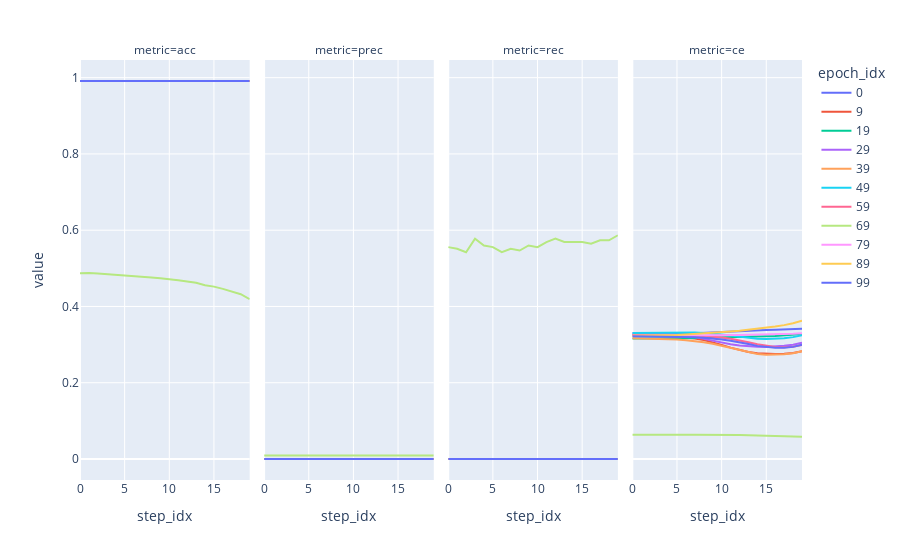

This figure's notebook cell:
### Markdown cell above
# X_Gt

### Code cell
import plotly.express as px

fig = px.line(df_X_Gt_a, x="step_idx", y="value", color='epoch_idx', facet_col='metric')
fig.show()

### Figure 1 — Plotly figure (JSON) as saved in the notebook; plotly's stock layout.template omitted (floating-point values rounded to 4 significant figures)
{"data": [{"hovertemplate": "epoch_idx=0<br>metric=acc<br>step_idx=%{x}<br>value=%{y}<extra></extra>", "legendgroup": "0", "line": {"color": "#636efa", "dash": "solid"}, "marker": {"symbol": "circle"}, "mode": "lines", "name": "0", "orientation": "v", "showlegend": true, "type": "scatter", "x": [0, 1, 2, 3, 4, 5, 6, 7, 8, 9, 10, 11, 12, 13, 14, 15, 16, 17, 18, 19], "xaxis": "x", "y": [0.9912, 0.9912, 0.9912, 0.9912, 0.9912, 0.9912, 0.9912, 0.9912, 0.9912, 0.9912, 0.9912, 0.9912, 0.9912, 0.9912, 0.9912, 0.9912, 0.9912, 0.9912, 0.9912, 0.9912], "yaxis": "y"}, {"hovertemplate": "epoch_idx=0<br>metric=prec<br>step_idx=%{x}<br>value=%{y}<extra></extra>", "legendgroup": "0", "line": {"color": "#636efa", "dash": "solid"}, "marker": {"symbol": "circle"}, "mode": "lines", "name": "0", "orientation": "v", "showlegend": false, "type": "scatter", "x": [0, 1, 2, 3, 4, 5, 6, 7, 8, 9, 10, 11, 12, 13, 14, 15, 16, 17, 18, 19], "xaxis": "x2", "y": [0, 0, 0, 0, 0, 0, 0, 0, 0, 0, 0, 0, 0, 0, 0, 0, 0, 0, 0, 0], "yaxis": "y2"}, {"hovertemplate": "epoch_idx=0<br>metric=rec<br>step_idx=%{x}<br>value=%{y}<extra></extra>", "legendgroup": "0", "line": {"color": "#636efa", "dash": "solid"}, "marker": {"symbol": "circle"}, "mode": "lines", "name": "0", "orientation": "v", "showlegend": false, "type": "scatter", "x": [0, 1, 2, 3, 4, 5, 6, 7, 8, 9, 10, 11, 12, 13, 14, 15, 16, 17, 18, 19], "xaxis": "x3", "y": [0, 0, 0, 0, 0, 0, 0, 0, 0, 0, 0, 0, 0, 0, 0, 0, 0, 0, 0, 0], "yaxis": "y3"}, {"hovertemplate": "epoch_idx=0<br>metric=ce<br>step_idx=%{x}<br>value=%{y}<extra></extra>", "legendgroup": "0", "line": {"color": "#636efa", "dash": "solid"}, "marker": {"symbol": "circle"}, "mode": "lines", "name": "0", "orientation": "v", "showlegend": false, "type": "scatter", "x": [0, 1, 2, 3, 4, 5, 6, 7, 8, 9, 10, 11, 12, 13, 14, 15, 16, 17, 18, 19], "xaxis": "x4", "y": [0.3262, 0.3264, 0.3268, 0.3272, 0.3278, 0.3284, 0.3291, 0.3299, 0.3307, 0.3315, 0.3325, 0.3335, 0.3346, 0.3357, 0.3369, 0.338, 0.339, 0.3399, 0.3406, 0.3414], "yaxis": "y4"}, {"hovertemplate": "epoch_idx=9<br>metric=acc<br>step_idx=%{x}<br>value=%{y}<extra></extra>", "legendgroup": "9", "line": {"color": "#EF553B", "dash": "solid"}, "marker": {"symbol": "circle"}, "mode": "lines", "name": "9", "orientation": "v", "showlegend": true, "type": "scatter", "x": [0, 1, 2, 3, 4, 5, 6, 7, 8, 9, 10, 11, 12, 13, 14, 15, 16, 17, 18, 19], "xaxis": "x", "y": [0.9912, 0.9912, 0.9912, 0.9912, 0.9912, 0.9912, 0.9912, 0.9912, 0.9912, 0.9912, 0.9912, 0.9912, 0.9912, 0.9912, 0.9912, 0.9912, 0.9912, 0.9912, 0.9912, 0.9912], "yaxis": "y"}, {"hovertemplate": "epoch_idx=9<br>metric=prec<br>step_idx=%{x}<br>value=%{y}<extra></extra>", "legendgroup": "9", "line": {"color": "#EF553B", "dash": "solid"}, "marker": {"symbol": "circle"}, "mode": "lines", "name": "9", "orientation": "v", "showlegend": false, "type": "scatter", "x": [0, 1, 2, 3, 4, 5, 6, 7, 8, 9, 10, 11, 12, 13, 14, 15, 16, 17, 18, 19], "xaxis": "x2", "y": [0, 0, 0, 0, 0, 0, 0, 0, 0, 0, 0, 0, 0, 0, 0, 0, 0, 0, 0, 0], "yaxis": "y2"}, {"hovertemplate": "epoch_idx=9<br>metric=rec<br>step_idx=%{x}<br>value=%{y}<extra></extra>", "legendgroup": "9", "line": {"color": "#EF553B", "dash": "solid"}, "marker": {"symbol": "circle"}, "mode": "lines", "name": "9", "orientation": "v", "showlegend": false, "type": "scatter", "x": [0, 1, 2, 3, 4, 5, 6, 7, 8, 9, 10, 11, 12, 13, 14, 15, 16, 17, 18, 19], "xaxis": "x3", "y": [0, 0, 0, 0, 0, 0, 0, 0, 0, 0, 0, 0, 0, 0, 0, 0, 0, 0, 0, 0], "yaxis": "y3"}, {"hovertemplate": "epoch_idx=9<br>metric=ce<br>step_idx=%{x}<br>value=%{y}<extra></extra>", "legendgroup": "9", "line": {"color": "#EF553B", "dash": "solid"}, "marker": {"symbol": "circle"}, "mode": "lines", "name": "9", "orientation": "v", "showlegend": false, "type": "scatter", "x": [0, 1, 2, 3, 4, 5, 6, 7, 8, 9, 10, 11, 12, 13, 14, 15, 16, 17, 18, 19], "xaxis": "x4", "y": [0.3236, 0.3234, 0.3231, 0.3226, 0.3218, 0.3207, 0.3188, 0.3162, 0.3123, 0.3065, 0.2993, 0.292, 0.2857, 0.2808, 0.2776, 0.2759, 0.2755, 0.2762, 0.2782, 0.2823], "yaxis": "y4"}, {"hovertemplate": "epoch_idx=19<br>metric=acc<br>step_idx=%{x}<br>value=%{y}<extra></extra>", "legendgroup": "19", "line": {"color": "#00cc96", "dash": "solid"}, "marker": {"symbol": "circle"}, "mode": "lines", "name": "19", "orientation": "v", "showlegend": true, "type": "scatter", "x": [0, 1, 2, 3, 4, 5, 6, 7, 8, 9, 10, 11, 12, 13, 14, 15, 16, 17, 18, 19], "xaxis": "x", "y": [0.9912, 0.9912, 0.9912, 0.9912, 0.9912, 0.9912, 0.9912, 0.9912, 0.9912, 0.9912, 0.9912, 0.9912, 0.9912, 0.9912, 0.9912, 0.9912, 0.9912, 0.9912, 0.9912, 0.9912], "yaxis": "y"}, {"hovertemplate": "epoch_idx=19<br>metric=prec<br>step_idx=%{x}<br>value=%{y}<extra></extra>", "legendgroup": "19", "line": {"color": "#00cc96", "dash": "solid"}, "marker": {"symbol": "circle"}, "mode": "lines", "name": "19", "orientation": "v", "showlegend": false, "type": "scatter", "x": [0, 1, 2, 3, 4, 5, 6, 7, 8, 9, 10, 11, 12, 13, 14, 15, 16, 17, 18, 19], "xaxis": "x2", "y": [0, 0, 0, 0, 0, 0, 0, 0, 0, 0, 0, 0, 0, 0, 0, 0, 0, 0, 0, 0], "yaxis": "y2"}, {"hovertemplate": "epoch_idx=19<br>metric=rec<br>step_idx=%{x}<br>value=%{y}<extra></extra>", "legendgroup": "19", "line": {"color": "#00cc96", "dash": "solid"}, "marker": {"symbol": "circle"}, "mode": "lines", "name": "19", "orientation": "v", "showlegend": false, "type": "scatter", "x": [0, 1, 2, 3, 4, 5, 6, 7, 8, 9, 10, 11, 12, 13, 14, 15, 16, 17, 18, 19], "xaxis": "x3", "y": [0, 0, 0, 0, 0, 0, 0, 0, 0, 0, 0, 0, 0, 0, 0, 0, 0, 0, 0, 0], "yaxis": "y3"}, {"hovertemplate": "epoch_idx=19<br>metric=ce<br>step_idx=%{x}<br>value=%{y}<extra></extra>", "legendgroup": "19", "line": {"color": "#00cc96", "dash": "solid"}, "marker": {"symbol": "circle"}, "mode": "lines", "name": "19", "orientation": "v", "showlegend": false, "type": "scatter", "x": [0, 1, 2, 3, 4, 5, 6, 7, 8, 9, 10, 11, 12, 13, 14, 15, 16, 17, 18, 19], "xaxis": "x4", "y": [0.3158, 0.3157, 0.3157, 0.3158, 0.316, 0.3163, 0.3166, 0.317, 0.3174, 0.3178, 0.3184, 0.3189, 0.3195, 0.3201, 0.3208, 0.3216, 0.3226, 0.3237, 0.3252, 0.3275], "yaxis": "y4"}, {"hovertemplate": "epoch_idx=29<br>metric=acc<br>step_idx=%{x}<br>value=%{y}<extra></extra>", "legendgroup": "29", "line": {"color": "#ab63fa", "dash": "solid"}, "marker": {"symbol": "circle"}, "mode": "lines", "name": "29", "orientation": "v", "showlegend": true, "type": "scatter", "x": [0, 1, 2, 3, 4, 5, 6, 7, 8, 9, 10, 11, 12, 13, 14, 15, 16, 17, 18, 19], "xaxis": "x", "y": [0.9912, 0.9912, 0.9912, 0.9912, 0.9912, 0.9912, 0.9912, 0.9912, 0.9912, 0.9912, 0.9912, 0.9912, 0.9912, 0.9912, 0.9912, 0.9912, 0.9912, 0.9912, 0.9912, 0.9912], "yaxis": "y"}, {"hovertemplate": "epoch_idx=29<br>metric=prec<br>step_idx=%{x}<br>value=%{y}<extra></extra>", "legendgroup": "29", "line": {"color": "#ab63fa", "dash": "solid"}, "marker": {"symbol": "circle"}, "mode": "lines", "name": "29", "orientation": "v", "showlegend": false, "type": "scatter", "x": [0, 1, 2, 3, 4, 5, 6, 7, 8, 9, 10, 11, 12, 13, 14, 15, 16, 17, 18, 19], "xaxis": "x2", "y": [0, 0, 0, 0, 0, 0, 0, 0, 0, 0, 0, 0, 0, 0, 0, 0, 0, 0, 0, 0], "yaxis": "y2"}, {"hovertemplate": "epoch_idx=29<br>metric=rec<br>step_idx=%{x}<br>value=%{y}<extra></extra>", "legendgroup": "29", "line": {"color": "#ab63fa", "dash": "solid"}, "marker": {"symbol": "circle"}, "mode": "lines", "name": "29", "orientation": "v", "showlegend": false, "type": "scatter", "x": [0, 1, 2, 3, 4, 5, 6, 7, 8, 9, 10, 11, 12, 13, 14, 15, 16, 17, 18, 19], "xaxis": "x3", "y": [0, 0, 0, 0, 0, 0, 0, 0, 0, 0, 0, 0, 0, 0, 0, 0, 0, 0, 0, 0], "yaxis": "y3"}, {"hovertemplate": "epoch_idx=29<br>metric=ce<br>step_idx=%{x}<br>value=%{y}<extra></extra>", "legendgroup": "29", "line": {"color": "#ab63fa", "dash": "solid"}, "marker": {"symbol": "circle"}, "mode": "lines", "name": "29", "orientation": "v", "showlegend": false, "type": "scatter", "x": [0, 1, 2, 3, 4, 5, 6, 7, 8, 9, 10, 11, 12, 13, 14, 15, 16, 17, 18, 19], "xaxis": "x4", "y": [0.3305, 0.3303, 0.33, 0.3293, 0.3281, 0.3263, 0.3234, 0.3196, 0.315, 0.31, 0.3052, 0.3012, 0.2977, 0.2953, 0.2941, 0.294, 0.2949, 0.2967, 0.2997, 0.3047], "yaxis": "y4"}, {"hovertemplate": "epoch_idx=39<br>metric=acc<br>step_idx=%{x}<br>value=%{y}<extra></extra>", "legendgroup": "39", "line": {"color": "#FFA15A", "dash": "solid"}, "marker": {"symbol": "circle"}, "mode": "lines", "name": "39", "orientation": "v", "showlegend": true, "type": "scatter", "x": [0, 1, 2, 3, 4, 5, 6, 7, 8, 9, 10, 11, 12, 13, 14, 15, 16, 17, 18, 19], "xaxis": "x", "y": [0.9912, 0.9912, 0.9912, 0.9912, 0.9912, 0.9912, 0.9912, 0.9912, 0.9912, 0.9912, 0.9912, 0.9912, 0.9912, 0.9912, 0.9912, 0.9912, 0.9912, 0.9912, 0.9912, 0.9912], "yaxis": "y"}, {"hovertemplate": "epoch_idx=39<br>metric=prec<br>step_idx=%{x}<br>value=%{y}<extra></extra>", "legendgroup": "39", "line": {"color": "#FFA15A", "dash": "solid"}, "marker": {"symbol": "circle"}, "mode": "lines", "name": "39", "orientation": "v", "showlegend": false, "type": "scatter", "x": [0, 1, 2, 3, 4, 5, 6, 7, 8, 9, 10, 11, 12, 13, 14, 15, 16, 17, 18, 19], "xaxis": "x2", "y": [0, 0, 0, 0, 0, 0, 0, 0, 0, 0, 0, 0, 0, 0, 0, 0, 0, 0, 0, 0], "yaxis": "y2"}, {"hovertemplate": "epoch_idx=39<br>metric=rec<br>step_idx=%{x}<br>value=%{y}<extra></extra>", "legendgroup": "39", "line": {"color": "#FFA15A", "dash": "solid"}, "marker": {"symbol": "circle"}, "mode": "lines", "name": "39", "orientation": "v", "showlegend": false, "type": "scatter", "x": [0, 1, 2, 3, 4, 5, 6, 7, 8, 9, 10, 11, 12, 13, 14, 15, 16, 17, 18, 19], "xaxis": "x3", "y": [0, 0, 0, 0, 0, 0, 0, 0, 0, 0, 0, 0, 0, 0, 0, 0, 0, 0, 0, 0], "yaxis": "y3"}, {"hovertemplate": "epoch_idx=39<br>metric=ce<br>step_idx=%{x}<br>value=%{y}<extra></extra>", "legendgroup": "39", "line": {"color": "#FFA15A", "dash": "solid"}, "marker": {"symbol": "circle"}, "mode": "lines", "name": "39", "orientation": "v", "showlegend": false, "type": "scatter", "x": [0, 1, 2, 3, 4, 5, 6, 7, 8, 9, 10, 11, 12, 13, 14, 15, 16, 17, 18, 19], "xaxis": "x4", "y": [0.3164, 0.3161, 0.3156, 0.315, 0.3142, 0.3132, 0.3115, 0.3093, 0.3063, 0.3024, 0.2969, 0.2907, 0.2847, 0.2795, 0.2756, 0.2736, 0.2734, 0.2746, 0.2774, 0.2824], "yaxis": "y4"}, {"hovertemplate": "epoch_idx=49<br>metric=acc<br>step_idx=%{x}<br>value=%{y}<extra></extra>", "legendgroup": "49", "line": {"color": "#19d3f3", "dash": "solid"}, "marker": {"symbol": "circle"}, "mode": "lines", "name": "49", "orientation": "v", "showlegend": true, "type": "scatter", "x": [0, 1, 2, 3, 4, 5, 6, 7, 8, 9, 10, 11, 12, 13, 14, 15, 16, 17, 18, 19], "xaxis": "x", "y": [0.9912, 0.9912, 0.9912, 0.9912, 0.9912, 0.9912, 0.9912, 0.9912, 0.9912, 0.9912, 0.9912, 0.9912, 0.9912, 0.9912, 0.9912, 0.9912, 0.9912, 0.9912, 0.9912, 0.9912], "yaxis": "y"}, {"hovertemplate": "epoch_idx=49<br>metric=prec<br>step_idx=%{x}<br>value=%{y}<extra></extra>", "legendgroup": "49", "line": {"color": "#19d3f3", "dash": "solid"}, "marker": {"symbol": "circle"}, "mode": "lines", "name": "49", "orientation": "v", "showlegend": false, "type": "scatter", "x": [0, 1, 2, 3, 4, 5, 6, 7, 8, 9, 10, 11, 12, 13, 14, 15, 16, 17, 18, 19], "xaxis": "x2", "y": [0, 0, 0, 0, 0, 0, 0, 0, 0, 0, 0, 0, 0, 0, 0, 0, 0, 0, 0, 0], "yaxis": "y2"}, {"hovertemplate": "epoch_idx=49<br>metric=rec<br>step_idx=%{x}<br>value=%{y}<extra></extra>", "legendgroup": "49", "line": {"color": "#19d3f3", "dash": "solid"}, "marker": {"symbol": "circle"}, "mode": "lines", "name": "49", "orientation": "v", "showlegend": false, "type": "scatter", "x": [0, 1, 2, 3, 4, 5, 6, 7, 8, 9, 10, 11, 12, 13, 14, 15, 16, 17, 18, 19], "xaxis": "x3", "y": [0, 0, 0, 0, 0, 0, 0, 0, 0, 0, 0, 0, 0, 0, 0, 0, 0, 0, 0, 0], "yaxis": "y3"}, {"hovertemplate": "epoch_idx=49<br>metric=ce<br>step_idx=%{x}<br>value=%{y}<extra></extra>", "legendgroup": "49", "line": {"color": "#19d3f3", "dash": "solid"}, "marker": {"symbol": "circle"}, "mode": "lines", "name": "49", "orientation": "v", "showlegend": false, "type": "scatter", "x": [0, 1, 2, 3, 4, 5, 6, 7, 8, 9, 10, 11, 12, 13, 14, 15, 16, 17, 18, 19], "xaxis": "x4", "y": [0.3305, 0.3308, 0.331, 0.3313, 0.3316, 0.3318, 0.3317, 0.3314, 0.3306, 0.3291, 0.3267, 0.3236, 0.3205, 0.3176, 0.3155, 0.3147, 0.3151, 0.3167, 0.3196, 0.3244], "yaxis": "y4"}, {"hovertemplate": "epoch_idx=59<br>metric=acc<br>step_idx=%{x}<br>value=%{y}<extra></extra>", "legendgroup": "59", "line": {"color": "#FF6692", "dash": "solid"}, "marker": {"symbol": "circle"}, "mode": "lines", "name": "59", "orientation": "v", "showlegend": true, "type": "scatter", "x": [0, 1, 2, 3, 4, 5, 6, 7, 8, 9, 10, 11, 12, 13, 14, 15, 16, 17, 18, 19], "xaxis": "x", "y": [0.9912, 0.9912, 0.9912, 0.9912, 0.9912, 0.9912, 0.9912, 0.9912, 0.9912, 0.9912, 0.9912, 0.9912, 0.9912, 0.9912, 0.9912, 0.9912, 0.9912, 0.9912, 0.9912, 0.9912], "yaxis": "y"}, {"hovertemplate": "epoch_idx=59<br>metric=prec<br>step_idx=%{x}<br>value=%{y}<extra></extra>", "legendgroup": "59", "line": {"color": "#FF6692", "dash": "solid"}, "marker": {"symbol": "circle"}, "mode": "lines", "name": "59", "orientation": "v", "showlegend": false, "type": "scatter", "x": [0, 1, 2, 3, 4, 5, 6, 7, 8, 9, 10, 11, 12, 13, 14, 15, 16, 17, 18, 19], "xaxis": "x2", "y": [0, 0, 0, 0, 0, 0, 0, 0, 0, 0, 0, 0, 0, 0, 0, 0, 0, 0, 0, 0], "yaxis": "y2"}, {"hovertemplate": "epoch_idx=59<br>metric=rec<br>step_idx=%{x}<br>value=%{y}<extra></extra>", "legendgroup": "59", "line": {"color": "#FF6692", "dash": "solid"}, "marker": {"symbol": "circle"}, "mode": "lines", "name": "59", "orientation": "v", "showlegend": false, "type": "scatter", "x": [0, 1, 2, 3, 4, 5, 6, 7, 8, 9, 10, 11, 12, 13, 14, 15, 16, 17, 18, 19], "xaxis": "x3", "y": [0, 0, 0, 0, 0, 0, 0, 0, 0, 0, 0, 0, 0, 0, 0, 0, 0, 0, 0, 0], "yaxis": "y3"}, {"hovertemplate": "epoch_idx=59<br>metric=ce<br>step_idx=%{x}<br>value=%{y}<extra></extra>", "legendgroup": "59", "line": {"color": "#FF6692", "dash": "solid"}, "marker": {"symbol": "circle"}, "mode": "lines", "name": "59", "orientation": "v", "showlegend": false, "type": "scatter", "x": [0, 1, 2, 3, 4, 5, 6, 7, 8, 9, 10, 11, 12, 13, 14, 15, 16, 17, 18, 19], "xaxis": "x4", "y": [0.3252, 0.3251, 0.3251, 0.325, 0.3248, 0.3245, 0.324, 0.3233, 0.3224, 0.321, 0.3187, 0.3155, 0.3113, 0.3062, 0.3008, 0.2964, 0.2935, 0.2929, 0.2944, 0.2988], "yaxis": "y4"}, {"hovertemplate": "epoch_idx=69<br>metric=acc<br>step_idx=%{x}<br>value=%{y}<extra></extra>", "legendgroup": "69", "line": {"color": "#B6E880", "dash": "solid"}, "marker": {"symbol": "circle"}, "mode": "lines", "name": "69", "orientation": "v", "showlegend": true, "type": "scatter", "x": [0, 1, 2, 3, 4, 5, 6, 7, 8, 9, 10, 11, 12, 13, 14, 15, 16, 17, 18, 19], "xaxis": "x", "y": [0.4871, 0.4878, 0.4864, 0.4849, 0.4827, 0.4815, 0.4805, 0.4789, 0.476, 0.474, 0.472, 0.4686, 0.4652, 0.462, 0.4557, 0.452, 0.4462, 0.4395, 0.4322, 0.4189], "yaxis": "y"}, {"hovertemplate": "epoch_idx=69<br>metric=prec<br>step_idx=%{x}<br>value=%{y}<extra></extra>", "legendgroup": "69", "line": {"color": "#B6E880", "dash": "solid"}, "marker": {"symbol": "circle"}, "mode": "lines", "name": "69", "orientation": "v", "showlegend": false, "type": "scatter", "x": [0, 1, 2, 3, 4, 5, 6, 7, 8, 9, 10, 11, 12, 13, 14, 15, 16, 17, 18, 19], "xaxis": "x2", "y": [0.009505, 0.009444, 0.009268, 0.009835, 0.009499, 0.009402, 0.009164, 0.009282, 0.009159, 0.009341, 0.009235, 0.009392, 0.009475, 0.009276, 0.00917, 0.009108, 0.008942, 0.008973, 0.008857, 0.008854], "yaxis": "y2"}, {"hovertemplate": "epoch_idx=69<br>metric=rec<br>step_idx=%{x}<br>value=%{y}<extra></extra>", "legendgroup": "69", "line": {"color": "#B6E880", "dash": "solid"}, "marker": {"symbol": "circle"}, "mode": "lines", "name": "69", "orientation": "v", "showlegend": false, "type": "scatter", "x": [0, 1, 2, 3, 4, 5, 6, 7, 8, 9, 10, 11, 12, 13, 14, 15, 16, 17, 18, 19], "xaxis": "x3", "y": [0.5556, 0.5511, 0.5422, 0.5778, 0.56, 0.5556, 0.5422, 0.5511, 0.5467, 0.56, 0.5556, 0.5689, 0.5778, 0.5689, 0.5689, 0.5689, 0.5644, 0.5733, 0.5733, 0.5867], "yaxis": "y3"}, {"hovertemplate": "epoch_idx=69<br>metric=ce<br>step_idx=%{x}<br>value=%{y}<extra></extra>", "legendgroup": "69", "line": {"color": "#B6E880", "dash": "solid"}, "marker": {"symbol": "circle"}, "mode": "lines", "name": "69", "orientation": "v", "showlegend": false, "type": "scatter", "x": [0, 1, 2, 3, 4, 5, 6, 7, 8, 9, 10, 11, 12, 13, 14, 15, 16, 17, 18, 19], "xaxis": "x4", "y": [0.0633, 0.0637, 0.0639, 0.06379, 0.06383, 0.06376, 0.06378, 0.06385, 0.06398, 0.06399, 0.06385, 0.06348, 0.06287, 0.06229, 0.0617, 0.06125, 0.06069, 0.05991, 0.0592, 0.05813], "yaxis": "y4"}, {"hovertemplate": "epoch_idx=79<br>metric=acc<br>step_idx=%{x}<br>value=%{y}<extra></extra>", "legendgroup": "79", "line": {"color": "#FF97FF", "dash": "solid"}, "marker": {"symbol": "circle"}, "mode": "lines", "name": "79", "orientation": "v", "showlegend": true, "type": "scatter", "x": [0, 1, 2, 3, 4, 5, 6, 7, 8, 9, 10, 11, 12, 13, 14, 15, 16, 17, 18, 19], "xaxis": "x", "y": [0.9912, 0.9912, 0.9912, 0.9912, 0.9912, 0.9912, 0.9912, 0.9912, 0.9912, 0.9912, 0.9912, 0.9912, 0.9912, 0.9912, 0.9912, 0.9912, 0.9912, 0.9912, 0.9912, 0.9912], "yaxis": "y"}, {"hovertemplate": "epoch_idx=79<br>metric=prec<br>step_idx=%{x}<br>value=%{y}<extra></extra>", "legendgroup": "79", "line": {"color": "#FF97FF", "dash": "solid"}, "marker": {"symbol": "circle"}, "mode": "lines", "name": "79", "orientation": "v", "showlegend": false, "type": "scatter", "x": [0, 1, 2, 3, 4, 5, 6, 7, 8, 9, 10, 11, 12, 13, 14, 15, 16, 17, 18, 19], "xaxis": "x2", "y": [0, 0, 0, 0, 0, 0, 0, 0, 0, 0, 0, 0, 0, 0, 0, 0, 0, 0, 0, 0], "yaxis": "y2"}, {"hovertemplate": "epoch_idx=79<br>metric=rec<br>step_idx=%{x}<br>value=%{y}<extra></extra>", "legendgroup": "79", "line": {"color": "#FF97FF", "dash": "solid"}, "marker": {"symbol": "circle"}, "mode": "lines", "name": "79", "orientation": "v", "showlegend": false, "type": "scatter", "x": [0, 1, 2, 3, 4, 5, 6, 7, 8, 9, 10, 11, 12, 13, 14, 15, 16, 17, 18, 19], "xaxis": "x3", "y": [0, 0, 0, 0, 0, 0, 0, 0, 0, 0, 0, 0, 0, 0, 0, 0, 0, 0, 0, 0], "yaxis": "y3"}, {"hovertemplate": "epoch_idx=79<br>metric=ce<br>step_idx=%{x}<br>value=%{y}<extra></extra>", "legendgroup": "79", "line": {"color": "#FF97FF", "dash": "solid"}, "marker": {"symbol": "circle"}, "mode": "lines", "name": "79", "orientation": "v", "showlegend": false, "type": "scatter", "x": [0, 1, 2, 3, 4, 5, 6, 7, 8, 9, 10, 11, 12, 13, 14, 15, 16, 17, 18, 19], "xaxis": "x4", "y": [0.3233, 0.3233, 0.3233, 0.3233, 0.3234, 0.3235, 0.3237, 0.3239, 0.3242, 0.3245, 0.3248, 0.3251, 0.3254, 0.3257, 0.326, 0.3263, 0.3268, 0.3274, 0.3281, 0.3295], "yaxis": "y4"}, {"hovertemplate": "epoch_idx=89<br>metric=acc<br>step_idx=%{x}<br>value=%{y}<extra></extra>", "legendgroup": "89", "line": {"color": "#FECB52", "dash": "solid"}, "marker": {"symbol": "circle"}, "mode": "lines", "name": "89", "orientation": "v", "showlegend": true, "type": "scatter", "x": [0, 1, 2, 3, 4, 5, 6, 7, 8, 9, 10, 11, 12, 13, 14, 15, 16, 17, 18, 19], "xaxis": "x", "y": [0.9912, 0.9912, 0.9912, 0.9912, 0.9912, 0.9912, 0.9912, 0.9912, 0.9912, 0.9912, 0.9912, 0.9912, 0.9912, 0.9912, 0.9912, 0.9912, 0.9912, 0.9912, 0.9912, 0.9912], "yaxis": "y"}, {"hovertemplate": "epoch_idx=89<br>metric=prec<br>step_idx=%{x}<br>value=%{y}<extra></extra>", "legendgroup": "89", "line": {"color": "#FECB52", "dash": "solid"}, "marker": {"symbol": "circle"}, "mode": "lines", "name": "89", "orientation": "v", "showlegend": false, "type": "scatter", "x": [0, 1, 2, 3, 4, 5, 6, 7, 8, 9, 10, 11, 12, 13, 14, 15, 16, 17, 18, 19], "xaxis": "x2", "y": [0, 0, 0, 0, 0, 0, 0, 0, 0, 0, 0, 0, 0, 0, 0, 0, 0, 0, 0, 0], "yaxis": "y2"}, {"hovertemplate": "epoch_idx=89<br>metric=rec<br>step_idx=%{x}<br>value=%{y}<extra></extra>", "legendgroup": "89", "line": {"color": "#FECB52", "dash": "solid"}, "marker": {"symbol": "circle"}, "mode": "lines", "name": "89", "orientation": "v", "showlegend": false, "type": "scatter", "x": [0, 1, 2, 3, 4, 5, 6, 7, 8, 9, 10, 11, 12, 13, 14, 15, 16, 17, 18, 19], "xaxis": "x3", "y": [0, 0, 0, 0, 0, 0, 0, 0, 0, 0, 0, 0, 0, 0, 0, 0, 0, 0, 0, 0], "yaxis": "y3"}, {"hovertemplate": "epoch_idx=89<br>metric=ce<br>step_idx=%{x}<br>value=%{y}<extra></extra>", "legendgroup": "89", "line": {"color": "#FECB52", "dash": "solid"}, "marker": {"symbol": "circle"}, "mode": "lines", "name": "89", "orientation": "v", "showlegend": false, "type": "scatter", "x": [0, 1, 2, 3, 4, 5, 6, 7, 8, 9, 10, 11, 12, 13, 14, 15, 16, 17, 18, 19], "xaxis": "x4", "y": [0.3229, 0.3231, 0.3236, 0.3239, 0.3245, 0.3253, 0.3263, 0.3276, 0.3288, 0.3305, 0.3323, 0.3341, 0.3361, 0.3385, 0.3409, 0.3438, 0.3473, 0.351, 0.3559, 0.3627], "yaxis": "y4"}, {"hovertemplate": "epoch_idx=99<br>metric=acc<br>step_idx=%{x}<br>value=%{y}<extra></extra>", "legendgroup": "99", "line": {"color": "#636efa", "dash": "solid"}, "marker": {"symbol": "circle"}, "mode": "lines", "name": "99", "orientation": "v", "showlegend": true, "type": "scatter", "x": [0, 1, 2, 3, 4, 5, 6, 7, 8, 9, 10, 11, 12, 13, 14, 15, 16, 17, 18, 19], "xaxis": "x", "y": [0.9912, 0.9912, 0.9912, 0.9912, 0.9912, 0.9912, 0.9912, 0.9912, 0.9912, 0.9912, 0.9912, 0.9912, 0.9912, 0.9912, 0.9912, 0.9912, 0.9912, 0.9912, 0.9912, 0.9912], "yaxis": "y"}, {"hovertemplate": "epoch_idx=99<br>metric=prec<br>step_idx=%{x}<br>value=%{y}<extra></extra>", "legendgroup": "99", "line": {"color": "#636efa", "dash": "solid"}, "marker": {"symbol": "circle"}, "mode": "lines", "name": "99", "orientation": "v", "showlegend": false, "type": "scatter", "x": [0, 1, 2, 3, 4, 5, 6, 7, 8, 9, 10, 11, 12, 13, 14, 15, 16, 17, 18, 19], "xaxis": "x2", "y": [0, 0, 0, 0, 0, 0, 0, 0, 0, 0, 0, 0, 0, 0, 0, 0, 0, 0, 0, 0], "yaxis": "y2"}, {"hovertemplate": "epoch_idx=99<br>metric=rec<br>step_idx=%{x}<br>value=%{y}<extra></extra>", "legendgroup": "99", "line": {"color": "#636efa", "dash": "solid"}, "marker": {"symbol": "circle"}, "mode": "lines", "name": "99", "orientation": "v", "showlegend": false, "type": "scatter", "x": [0, 1, 2, 3, 4, 5, 6, 7, 8, 9, 10, 11, 12, 13, 14, 15, 16, 17, 18, 19], "xaxis": "x3", "y": [0, 0, 0, 0, 0, 0, 0, 0, 0, 0, 0, 0, 0, 0, 0, 0, 0, 0, 0, 0], "yaxis": "y3"}, {"hovertemplate": "epoch_idx=99<br>metric=ce<br>step_idx=%{x}<br>value=%{y}<extra></extra>", "legendgroup": "99", "line": {"color": "#636efa", "dash": "solid"}, "marker": {"symbol": "circle"}, "mode": "lines", "name": "99", "orientation": "v", "showlegend": false, "type": "scatter", "x": [0, 1, 2, 3, 4, 5, 6, 7, 8, 9, 10, 11, 12, 13, 14, 15, 16, 17, 18, 19], "xaxis": "x4", "y": [0.322, 0.3218, 0.3216, 0.3212, 0.3209, 0.3204, 0.3198, 0.3189, 0.3177, 0.316, 0.3134, 0.3102, 0.3065, 0.3017, 0.2967, 0.2931, 0.2915, 0.2917, 0.294, 0.2994], "yaxis": "y4"}], "layout": {"annotations": [{"font": {}, "showarrow": false, "text": "metric=acc", "x": 0.1175, "xanchor": "center", "xref": "paper", "y": 1, "yanchor": "bottom", "yref": "paper"}, {"font": {}, "showarrow": false, "text": "metric=prec", "x": 0.3725, "xanchor": "center", "xref": "paper", "y": 1, "yanchor": "bottom", "yref": "paper"}, {"font": {}, "showarrow": false, "text": "metric=rec", "x": 0.6275, "xanchor": "center", "xref": "paper", "y": 1, "yanchor": "bottom", "yref": "paper"}, {"font": {}, "showarrow": false, "text": "metric=ce", "x": 0.8825, "xanchor": "center", "xref": "paper", "y": 1, "yanchor": "bottom", "yref": "paper"}], "legend": {"title": {"text": "epoch_idx"}, "tracegroupgap": 0}, "margin": {"t": 60}, "xaxis": {"anchor": "y", "domain": [0, 0.235], "title": {"text": "step_idx"}}, "xaxis2": {"anchor": "y2", "domain": [0.255, 0.49], "matches": "x", "title": {"text": "step_idx"}}, "xaxis3": {"anchor": "y3", "domain": [0.51, 0.745], "matches": "x", "title": {"text": "step_idx"}}, "xaxis4": {"anchor": "y4", "domain": [0.765, 1.0], "matches": "x", "title": {"text": "step_idx"}}, "yaxis": {"anchor": "x", "domain": [0, 1], "title": {"text": "value"}}, "yaxis2": {"anchor": "x2", "domain": [0, 1], "matches": "y", "showticklabels": false}, "yaxis3": {"anchor": "x3", "domain": [0, 1], "matches": "y", "showticklabels": false}, "yaxis4": {"anchor": "x4", "domain": [0, 1], "matches": "y", "showticklabels": false}}}
